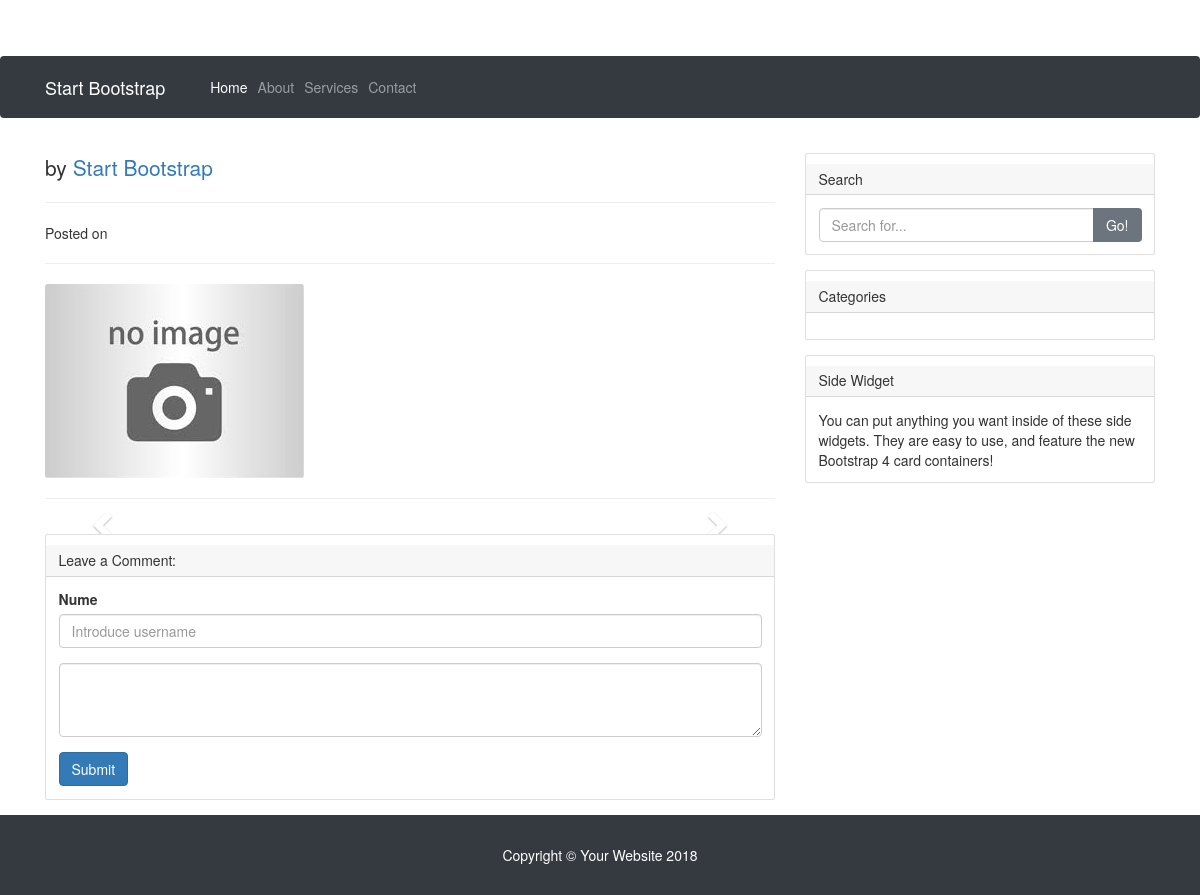
Before: /articol.php with the older database file.
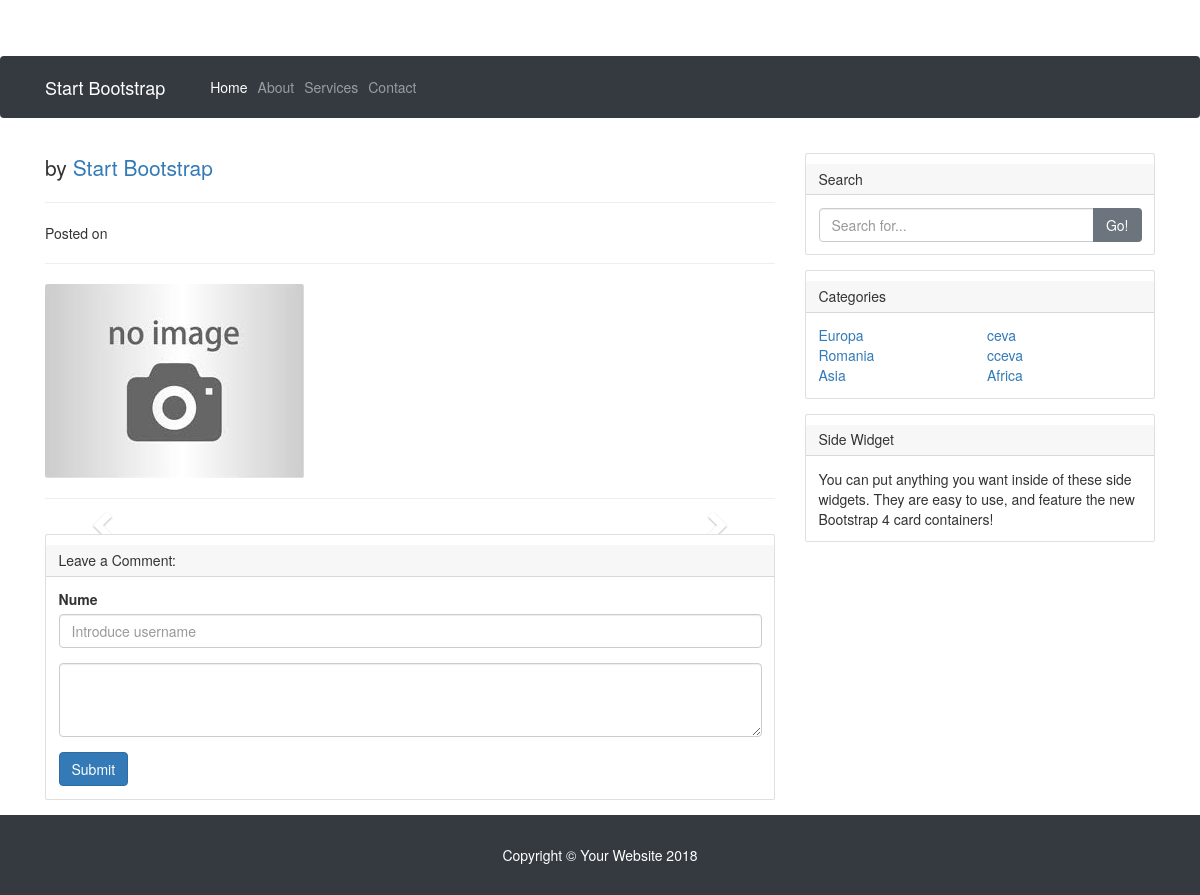
After: the same page with the newer database file.
### tables this page shows
CREATE TABLE `categorii` (
  `id` int(255) NOT NULL,
  `nume` varchar(255) NOT NULL,
  `data_adaugare` timestamp NOT NULL DEFAULT CURRENT_TIMESTAMP ON UPDATE CURRENT_TIMESTAMP,
  `status` int(1) NOT NULL DEFAULT '1'
);

### _inc/db.php (called while the page is built, shortened)
<?php
 function getArray($result){
     $re = array();
     if (mysqli_num_rows($result) > 0) {
        while($row = mysqli_fetch_assoc($result)) {
            $re[]=$row;
        }
    } else {
    }
    return $re;
 }
 function getRow($result){
    $re = array();
   return $re;
}
function queryactive($con, $query){
    $result = mysqli_query($con, $query);
    return $result;
}
?>

### categories_widget.php (the view)
<?php
      $con = connect();
      $sql= "SELECT `categorii`.`nume`, `categorii`.`id`
      FROM `categorii`
      WHERE `status`= '1'";
      $result = queryactive($con, $sql);
      $categories = getArray($result);
?>
 <div class="card my-4">
            <h5 class="card-header">Categories</h5>
            <div class="card-body">
              <div class="row">
                <div class="col-lg-12 coloane">
                  <ul class="list-unstyled mb-0">
                    <?php
                    foreach ($categories as $key => $category){
                    ?>
                    <li>
                      <a href="index.php?categorie_id=<?php echo $category["id"]; ?>"><?php echo $category["nume"]; ?></a>
                    </li>
                    <?php } ?>
                  </ul>
                </div>
              </div>
            </div>
          </div>

### articol.php (shortened to what this page needs)
<?php
include("./_inc/db.php");
$con = connect();
$query = "SELECT `articole`.`nume`, `articole`.`poza`, `articole`.`continut`, `articole`.`data_adaugare`
        FROM `articole`
        WHERE `id`='".$_GET["id"]."'";
$result = queryactive($con, $query);
$articol = getRow($result);
?>
<!DOCTYPE html>
<html lang="en">
  <head>
    <link href="./public/css/bootstrap.min.css" rel="stylesheet">
    <link href="./public/css/style.css" rel="stylesheet">
    <link href="./public/css/blog-home.css" rel="stylesheet">
    <link rel="stylesheet" href="https://maxcdn.bootstrapcdn.com/bootstrap/3.3.7/css/bootstrap.min.css">
  </head>
  <body>
    <nav class="navbar navbar-expand-lg navbar-dark bg-dark fixed-top">
      <div class="container">
        <a class="navbar-brand" href="#">Start Bootstrap</a>
        <div class="collapse navbar-collapse" id="navbarResponsive">
          <ul class="navbar-nav ml-auto">
            <li class="nav-item active">
              <a class="nav-link" href="#">Home
              </a>
            </li>
            <li class="nav-item">
              <a class="nav-link" href="#">About</a>
            </li>
            <li class="nav-item">
              <a class="nav-link" href="#">Services</a>
            </li>
            <li class="nav-item">
              <a class="nav-link" href="#">Contact</a>
            </li>
          </ul>
        </div>
      </div>
    </nav>
    <div class="container">
      <div class="row">
        <div class="col-lg-8">
          <p class="lead">
            by
            <a href="#">Start Bootstrap</a>
          </p>
          <hr>
          <p>Posted on <?php echo $articol["data_adaugare"]; ?> </p>
          <hr>
          <?php
          if(is_file("./public/images/".$articol["poza"]) && !empty($articol["poza"])){
            $articol_poza = $articol["poza"];
          } else{
            $articol_poza = "default.jpg";
          }
          ?>
          <img class="img-fluid rounded" src="./public/images/<?php echo  $articol_poza; ?>" alt="">
          <hr>
         <div id="myCarousel" class="carousel slide" data-ride="carousel">
          <a class="left carousel-control" href="#myCarousel" data-slide="prev">
            <span class="glyphicon glyphicon-chevron-left"></span>
          </a>
          <a class="right carousel-control" href="#myCarousel" data-slide="next">
            <span class="glyphicon glyphicon-chevron-right"></span>
          </a>
        </div>
          <div class="card my-4">
            <h5 class="card-header">Leave a Comment:</h5>
            <div class="card-body">
              <form action="./articol.php?id=<?php $id_articol; ?>" method="post">
                <div class="form-group">
                  <label for="nume">Nume</label>
                  <input type="text" name="username" class="form-control" id="username" placeholder="Introduce username">
                </div>
                <div class="form-group">
                  <textarea class="form-control" name="continut" id="continut" rows="3"></textarea>
                </div>
                <button type="submit" class="btn btn-primary">Submit</button>
              </form>
            </div>
          </div>
        </div>
        <div class="col-md-4">
          <div class="card my-4">
            <h5 class="card-header">Search</h5>
            <div class="card-body">
              <div class="input-group">
                <input type="text" class="form-control" placeholder="Search for...">
                <span class="input-group-btn">
                  <button class="btn btn-secondary" type="button">Go!</button>
                </span>
              </div>
            </div>
          </div>
          <?php
            include("./categories_widget.php");
          ?>
          <div class="card my-4">
            <h5 class="card-header">Side Widget</h5>
            <div class="card-body">
              You can put anything you want inside of these side widgets. They are easy to use, and feature the new Bootstrap 4 card containers!
            </div>
          </div>
        </div>
      </div>
    </div>
    <footer class="py-5 bg-dark">
      <div class="container">
        <p class="m-0 text-center text-white">Copyright &copy; Your Website 2018</p>
      </div>
    </footer>
  </body>
</html>

### public/css/style.css (style rules this page uses)
.coloane { column-count: 2; }

### public/css/blog-home.css (style rules this page uses)
body { padding-top: 54px; }
@media (min-width: 992px) { body { padding-top: 56px; } }

Changed rows visible on the page:
added categorii: nume "Europa"
added categorii: nume "Romania"
added categorii: nume "Asia"
added categorii: nume "ceva"
added categorii: nume "cceva"
added categorii: nume "Africa"
